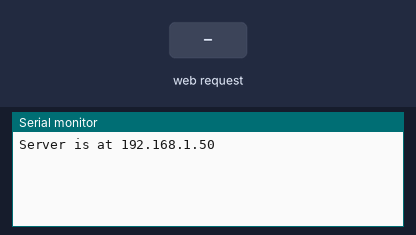
Bench run of a sketch on a simulated Arduino Nano, built with avr-gcc and run on an emulated ATmega328P. Shown: the last lines printed to the serial monitor. Inputs (shaded band) come from the test bench. WiFi joins after 1.5 s; servers stay silent unless stated.

Above: at 5.2 s.
5.3 s: HTTP request GET /?CAPTURE received
At 6.5 s:
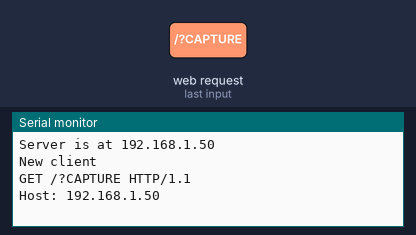
6.8 s: HTTP request GET /?TEST received
At 10.5 s:
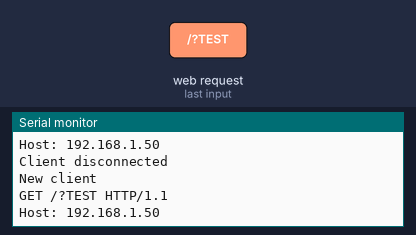

The sketch:

TestENC.ino
```cpp
/*
  TestENC

Dieser Code implementiert einen Webserver auf einem Arduino
mit einem Ethernet-Shield, der es ermoeglicht, ueber eine
Webschnittstelle eine LED zu steuern und Aktionen auszuloesen.

*/

#include <SPI.h>
#include <EthernetENC.h>

#define ON HIGH
#define OFF LOW
#define RELAY A6

byte mac[] = { 0xDE, 0xAD, 0xBE, 0xEF, 0xFE, 0xED }; // MAC-Adresse des Ethernet-Shields
IPAddress ip(192, 168, 0, 141); // Statische IP-Adresse des Arduinos

EthernetServer server(80); // Ethernet-Server auf Port 80

String displayText = "Initialer Text"; // Variable fuer den anzuzeigenden Text
bool testExecuted = false; // Variable zum Speichern des Teststatus

void setup() {
  pinMode(RELAY, OUTPUT);

  // LED Steuerung beim Start
  digitalWrite(RELAY, ON);  // LED an fuer 1 Sekunde
  delay(1000);
  digitalWrite(RELAY, OFF); // LED aus fuer 0,5 Sekunden
  delay(500);
  digitalWrite(RELAY, ON);  // LED an fuer 1 Sekunde
  delay(1000);
  digitalWrite(RELAY, OFF); // LED aus bleiben

  Serial.begin(9600); // Initialisierung der seriellen Kommunikation
  //while (!Serial) { ; } // Warte auf Verbindung zur seriellen Schnittstelle

  Ethernet.init(10); // Ethernet-Initialisierung mit CS-Pin 10
  if (Ethernet.begin(mac) == 0) { // Versuche DHCP-Konfiguration
    Serial.println("Failed to configure Ethernet using DHCP");
    Ethernet.begin(mac, ip); // Bei Fehler, verwende statische IP
  }

  server.begin(); // Start des Ethernet-Servers
  Serial.print("Server is at ");
  Serial.println(Ethernet.localIP()); // Ausgabe der IP-Adresse des Servers
}

void loop() {
  EthernetClient client = server.available(); // Warte auf Verbindung vom Client
  if (client) {
    Serial.println("New client");
    bool currentLineIsBlank = true;
    String request = "";

    while (client.connected()) {
      if (client.available()) {
        char c = client.read();
        request += c;

        if (c == '\n' && currentLineIsBlank) {
          Serial.println(request);

          // HTML-Seite senden
          client.println("HTTP/1.1 200 OK");
          client.println("Content-Type: text/html");
          client.println();
          client.println("<html><body style='background-color: #ADD8E6;'><h2 style='font-size: 48px;'>Livecam</h2></br>");
          client.println("<input type=submit value='Bildaufnahme' style='width:100px;height:45px' onClick=location.href='/?CAPTURE'>&nbsp&nbsp&nbsp");
          client.println("<input type=submit value='Test' style='width:100px;height:45px' onClick=location.href='/?TEST'><br/>");

          // Anzeigen des Textfelds
          client.println("<p>Hier wird ihr Bild in einem Hexadezimal-String ausgegeben:</p>");
          client.println("<p>");
          client.println(displayText);
          client.println("</p>");

          // HTTP-Anfrage analysieren
          if (request.indexOf("/?CAPTURE") != -1) {
            // Funktion fuer den Capture-Button: Funktion Capture aufrufen
            captureText();
            client.println("<p>Bild wurde erfasst</p>");
          } else if (request.indexOf("/?TEST") != -1) {
            // Funktion fuer den Test-Button: LED schnell blinken lassen
            blinkLED();
            testExecuted = true; // Teststatus aktualisieren
          }

          if (testExecuted) {
            client.println("<p>Test erfolgreich ausgefuehrt</p>");
            testExecuted = false; // Teststatus zuruecksetzen
          } else {
            // client.println("<p>Keine Aktion durchgefuehrt</p>");
          }

          client.println("</body></html>");
          break;
        }
        if (c == '\n') {
          currentLineIsBlank = true;
        } else if (c != '\r') {
          currentLineIsBlank = false;
        }
      }
    }
    delay(1); // Kurze Pause, bevor die Verbindung geschlossen wird
    client.stop(); // Schliesse Verbindung zum Client
    Serial.println("Client disconnected");
  }
}

// Funktion um die LED schnell zu blinken
void blinkLED() {
  for (int i = 0; i < 5; i++) {
    digitalWrite(RELAY, ON);
    delay(100);
    digitalWrite(RELAY, OFF);
    delay(100);
  }
}

// Funktion fuer den Capture-Button
void captureText() {
  digitalWrite(RELAY, ON);
  delay(2000);
  digitalWrite(RELAY, OFF);
  delay(200);
  digitalWrite(RELAY, ON);
  delay(2000);
  digitalWrite(RELAY, OFF);
  delay(200);

  // Hier koennte der Hexadezimal-String ausgegeben werden
  displayText = "0x8B42, 0x6B42, 0x8A42, 0x8A42, 0x8A42, 0x8B42, 0x6B42, 0x8B42, 0xAB42, 0xAB42, 0xCB42, 0xAB42, 0xAB42, 0xAC42, 0xAB42, 0xAC42, 0x8C42, 0x6C42, 0x6B42, 0xAB4A,";
}
```

Measured:
- after the input at 5.3 s, the serial monitor: prints a new line at once (image 1)
- after the input at 6.8 s, the serial monitor: prints a new line after 2.9 s (image 2)
